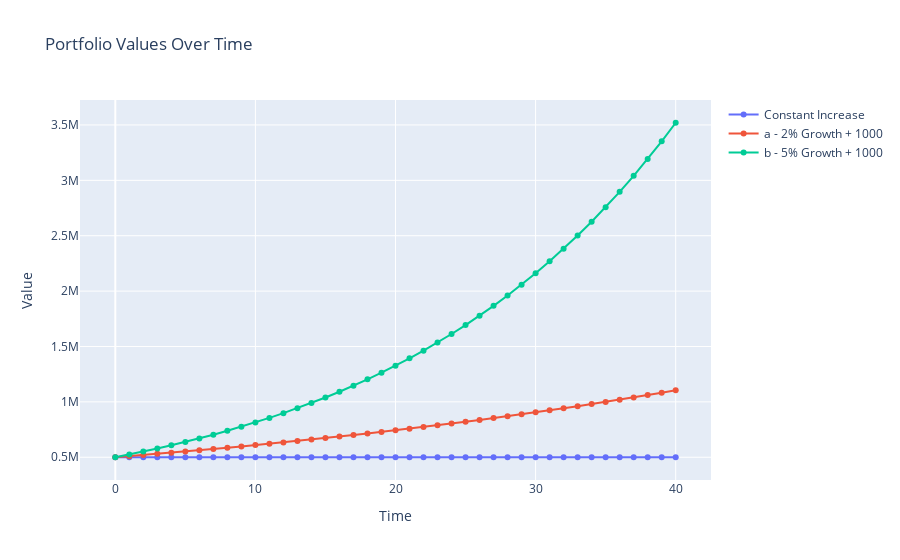

Here is the notebook cell this chart was saved with:
### Markdown cell above
## Generic Forecast

Let's plot a generic forecast of the current value of the portfolio (11/07/2024). To automatize this tool, we should connect the notebook with the portfolio value and history interest rate from **Indexa Capital**.

### Parameters

- Portfolio value: 6000€ (for 11/07/2024)
- Average Saving: 1000€ per month
- Average Interest Rate:
    - Positive scenario: 5% per month
    - Negative scenario: 2% per month
    - Constant: 0% per month
- Time Series Horizon: 3 years - 36 months (12*3=36)

### Code cell
T = 40
current_d = 500000

# Initialize lists
d = []
a = []
b = []

# Populate d
current_value_d = current_d
for t in range(T + 1):
    d.append(current_value_d)
    current_value_d += 0

# Populate a
current_value_a = current_d
for t in range(T + 1):
    a.append(current_value_a)
    current_value_a = (current_value_a * 1.02) 

# Populate b
current_value_b = current_d
for t in range(T + 1):
    b.append(current_value_b)
    current_value_b = (current_value_b * 1.05) 

# Create the interactive plot
fig = go.Figure()

fig.add_trace(go.Scatter(x=list(range(T + 1)), y=d, mode='lines+markers', name='Constant Increase', hoverinfo='x+y'))
fig.add_trace(go.Scatter(x=list(range(T + 1)), y=a, mode='lines+markers', name='a - 2% Growth + 1000', hoverinfo='x+y'))
fig.add_trace(go.Scatter(x=list(range(T + 1)), y=b, mode='lines+markers', name='b - 5% Growth + 1000', hoverinfo='x+y'))

fig.update_layout(
    title="Portfolio Values Over Time",
    xaxis_title="Time",
    yaxis_title="Value",
    hovermode="x"
)

fig.show()

### Figure 1 — Plotly figure (JSON) as saved in the notebook; plotly's stock layout.template omitted (floating-point values rounded to 4 significant figures)
{"data": [{"hoverinfo": "x+y", "mode": "lines+markers", "name": "Constant Increase", "type": "scatter", "x": [0, 1, 2, 3, 4, 5, 6, 7, 8, 9, 10, 11, 12, 13, 14, 15, 16, 17, 18, 19, 20, 21, 22, 23, 24, 25, 26, 27, 28, 29, 30, 31, 32, 33, 34, 35, 36, 37, 38, 39, 40], "y": [500000, 500000, 500000, 500000, 500000, 500000, 500000, 500000, 500000, 500000, 500000, 500000, 500000, 500000, 500000, 500000, 500000, 500000, 500000, 500000, 500000, 500000, 500000, 500000, 500000, 500000, 500000, 500000, 500000, 500000, 500000, 500000, 500000, 500000, 500000, 500000, 500000, 500000, 500000, 500000, 500000]}, {"hoverinfo": "x+y", "mode": "lines+markers", "name": "a - 2% Growth + 1000", "type": "scatter", "x": [0, 1, 2, 3, 4, 5, 6, 7, 8, 9, 10, 11, 12, 13, 14, 15, 16, 17, 18, 19, 20, 21, 22, 23, 24, 25, 26, 27, 28, 29, 30, 31, 32, 33, 34, 35, 36, 37, 38, 39, 40], "y": [500000, 510000, 520200, 530604, 541200.0, 552000.0, 563100.0, 574300.0, 585800.0, 597500.0, 609500.0, 621700.0, 634100.0, 646800.0, 659700.0, 672900.0, 686400.0, 700100.0, 714100.0, 728400.0, 743000.0, 757800.0, 773000.0, 788400.0, 804200.0, 820300.0, 836700.0, 853400.0, 870500.0, 887900.0, 905700.0, 923800.0, 942300.0, 961100.0, 980300.0, 999900.0, 1020000.0, 1040000.0, 1061000.0, 1082000.0, 1104000.0]}, {"hoverinfo": "x+y", "mode": "lines+markers", "name": "b - 5% Growth + 1000", "type": "scatter", "x": [0, 1, 2, 3, 4, 5, 6, 7, 8, 9, 10, 11, 12, 13, 14, 15, 16, 17, 18, 19, 20, 21, 22, 23, 24, 25, 26, 27, 28, 29, 30, 31, 32, 33, 34, 35, 36, 37, 38, 39, 40], "y": [500000, 525000, 551250, 578800.0, 607800.0, 638100.0, 670000.0, 703600.0, 738700.0, 775700.0, 814400.0, 855200.0, 897900.0, 942800.0, 990000.0, 1039000.0, 1091000.0, 1146000.0, 1203000.0, 1263000.0, 1327000.0, 1393000.0, 1463000.0, 1536000.0, 1613000.0, 1693000.0, 1778000.0, 1867000.0, 1960000.0, 2058000.0, 2161000.0, 2269000.0, 2382000.0, 2502000.0, 2627000.0, 2758000.0, 2896000.0, 3041000.0, 3193000.0, 3352000.0, 3520000.0]}], "layout": {"autosize": true, "hovermode": "x", "title": {"text": "Portfolio Values Over Time"}, "xaxis": {"autorange": true, "range": [-2.454, 42.45], "title": {"text": "Time"}, "type": "linear"}, "yaxis": {"autorange": true, "range": [250800.0, 3769000.0], "title": {"text": "Value"}, "type": "linear"}}}
